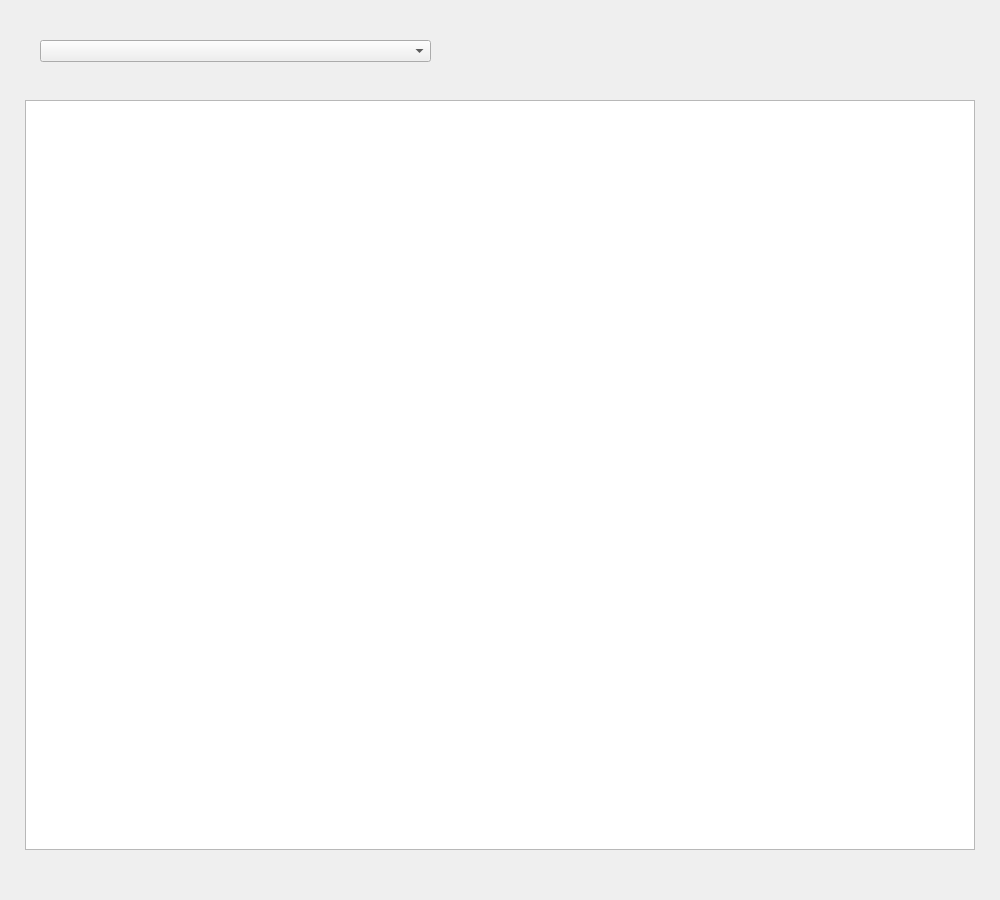
<?xml version="1.0" encoding="UTF-8"?>
<ui version="4.0">
 <class>Statics</class>
 <widget class="QDialog" name="Statics">
  <property name="geometry">
   <rect>
    <x>0</x>
    <y>0</y>
    <width>1000</width>
    <height>900</height>
   </rect>
  </property>
  <property name="windowTitle">
   <string>Dialog</string>
  </property>
  <widget class="QTableWidget" name="tableWidget">
   <property name="enabled">
    <bool>true</bool>
   </property>
   <property name="geometry">
    <rect>
     <x>25</x>
     <y>100</y>
     <width>950</width>
     <height>750</height>
    </rect>
   </property>
   <property name="minimumSize">
    <size>
     <width>950</width>
     <height>750</height>
    </size>
   </property>
   <property name="maximumSize">
    <size>
     <width>950</width>
     <height>750</height>
    </size>
   </property>
   <property name="editTriggers">
    <set>QAbstractItemView::NoEditTriggers</set>
   </property>
  </widget>
  <widget class="QComboBox" name="sort">
   <property name="geometry">
    <rect>
     <x>40</x>
     <y>40</y>
     <width>391</width>
     <height>22</height>
    </rect>
   </property>
  </widget>
 </widget>
 <resources/>
 <connections/>
</ui>
